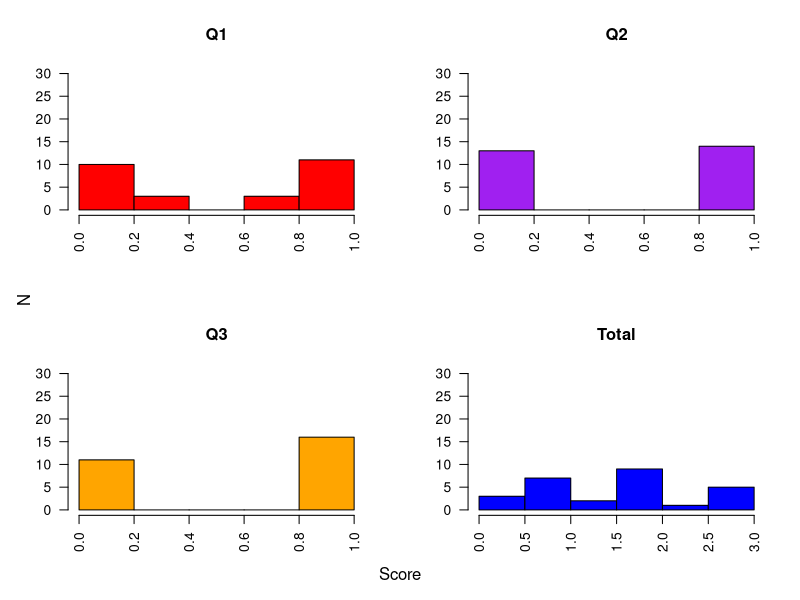

This chart was generated by the following R code:
## ---- chunk 1
d <- "q1 q2 q3
0.666666667	1	1
1	0	0
0.666666667	1	1
1	1	1
0	1	0
1	1	0
0	1	0
0	0	0
0	0	1
0	0	0
1	1	0
0.25	0	1
0.666666667	0	1
1	0	1
0	0	1
1	1	1
1	0	1
1	0	0
1	1	1
0	1	1
1	1	0
0.333333333	1	0
0	1	1
0.333333333	1	1
0	0	1
1	0	1
0	0	0"
d <- read.table(text = d, header = TRUE)
par(mfrow = c(2, 2))
for(i in 1:3) {
  hist(d[, i], main = paste0("Q", i), ylim = c(0, 30), xlab = "", las = 2, 
       ylab = "", col = c("red", "purple", "orange")[i])
}
hist(rowSums(d), main = "Total", ylim = c(0, 30), xlab = "", las = 2, 
     ylab = "", col = "blue")
mtext(side = 1, "Score", outer = TRUE, line = -2)
mtext(side = 2, "N", outer = TRUE, line = -2)
## ---- chunk 2
a <- 1:1001
a[length(a)]
## ---- chunk 3
a[1001]
## ---- chunk 4
set.seed(1)
b <- 1:sample(1:10000, 1)
b[length(b)]
## ---- chunk 5
a <- "test"
df <- data.frame(numbers = 1:3, abc = letters[1:3])
print(a) # a data frame CAN hold multiple data types. 
print(df)
## ---- chunk 6
methods(print) ## all the different ways to print...
## ---- chunk 7
a <- "test"
df <- data.frame(numbers = 1:3, abc = letters[1:3])
ls() ## list objects in global environemtn
## ---- chunk 8
class(df) ## class
## ---- chunk 9
str(df) ## structure
## ---- chunk 10
set.seed(1234) ## set a random seed
v <- 1:100
s <- sample(v, 50)
print(s)
print(sort(s))
## ---- chunk 11
s2 <- sample(v, 50, replace = T)
print(sort(s2))
## ---- chunk 12
s2_unique <- unique(s2)
print(length(s2))
print(length(s2_unique))

print(length(s2) == length(s2_unique))
## ---- chunk 13
x <- 1:10
myfun <- function() {
  x * 10
}
myfun()

myfun <- function(x) {
  x <- x * 10
  return(x)
}
x <- 10
myfun(x = 20)
x
## ---- chunk 14
myfun <- function(x) {
  x <- x * 10
  print(environment())
  return(x)
}
myfun(x)
myfun(x)
## ---- chunk 15
a <- 10
myfun <- function(x) {
  a <<- x * 10   ## note <<- instead of <- 
  return(a)
}
myfun(5)
print(a)
## ---- chunk 16
v <- 10:15
print(v)
a <- which(v %% 3 == 0) ## subset to elements divisible by 3
print(a) ## shows indices where condition is true.
## ---- chunk 17
v <- sample(1:20, 10)
print(v)
print(which.min(v)) # index of min value
print(which.max(v)) # index of max value
## ---- chunk 18
df <- data.frame(v1 = 1:5, v2 = 6:10)
rownames(df) <- LETTERS[1:5]
print(df)
## ---- chunk 19
df[,'v2'] ## column indexing
df[c("A", "B", "D"), ] ## row indexing
## ---- chunk 20
df[df$v1 > 3, ] ## get observations (rows) where first column is larger than 3
## ---- chunk 21
a <- 5
if(a > 10) {
  print("Greater than 10!")
} else {
  print("Less than or equal to 10")
}
## ---- chunk 22
b <- 1:3
for(i in b) print(i)
## ---- chunk 23
b <- 1:5
a <- 2
for(i in b){
  a <- 2 * a
  print(a)
}
## ---- chunk 24
v <- 1:10
sapply(v, function(x) x + 10) ## adds 10 to each element in v.
## ---- chunk 25
v1 <- 1:10
v2 <- sapply(v1, function(x){
  y <- x^2 
  return(y)
}) #
print(v2)
## ---- chunk 26
v1 <- 1:10
v2 <- sapply(v1, function(x){
  y <- x^2  ## y will be returned
}) #
print(v2)
## ---- chunk 27
v1 <- 1:10
v2 <- lapply(v1, function(x){
  y <- x^2  ## y will be returned
}) #
print(v2)
## ---- chunk 28
v1 <- sample(1:100, 10)
v2 <- sample(1:100, 10)
DF <- data.frame(v1, v2) ## data frame columns will take names of vectors
DF
## ---- chunk 29
colMax <- apply(DF, 2, FUN = max)
colMax
## ---- chunk 30
rowMax <- apply(DF, 1, FUN = max)
rowMax
## ---- chunk 31
DF$rowMax <- apply(DF, 1, FUN = max)
DF
